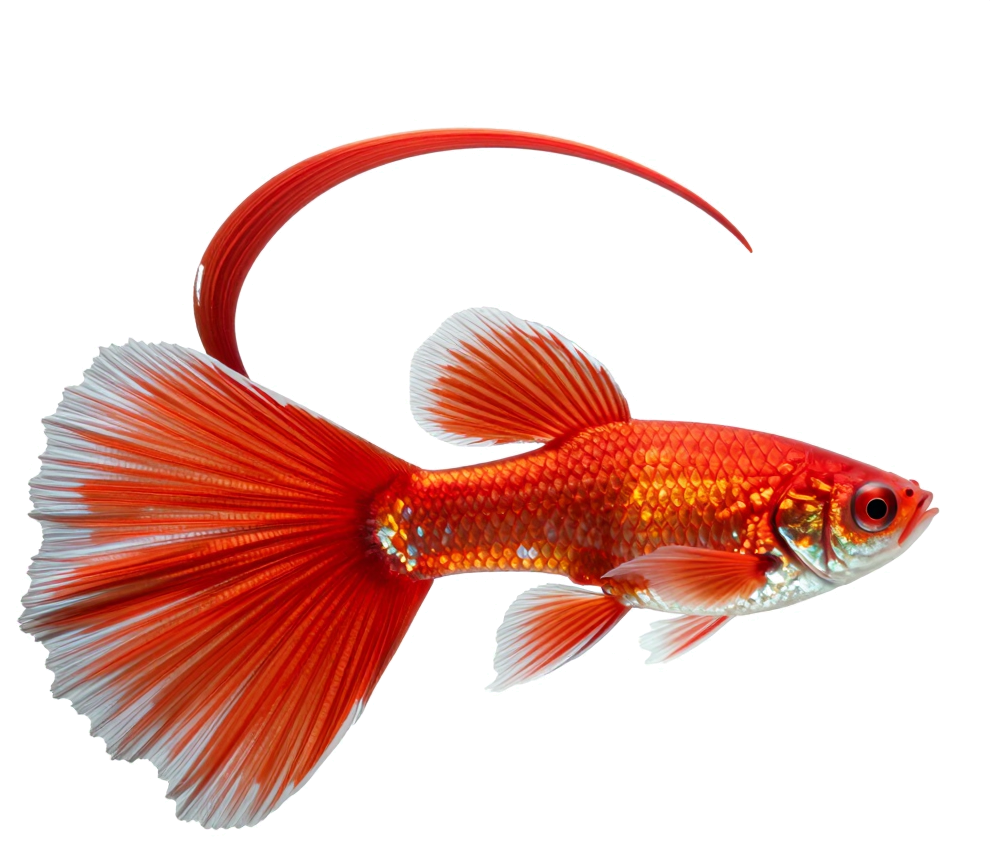
#> input picture assets/art/fish/fins/guppy-male-albino-red-bigc.png, 990 x 853 px, given in place of app-icon-bg.png, which was not available
$ python compose.py out.png
#> lines starting #> are read from the running program, lines starting #| are printed output that depends on the picture; after the words box and inside, x2 and y2 are one past the last pixel; in counts of white or black regions, pixels touching at a corner belong together; pictures that were not available may be replaced by others from this repository, and a replacement may not be noted
"""App 圖示：用共用資料夾的插畫素材組成 1024 圖示原稿。用法見 export.py。"""
import sys
from PIL import Image, ImageChops, ImageDraw, ImageEnhance, ImageFilter
A='/mnt/project-files/art/'
OUT=sys.argv[1]
N=1024

def scene(n=N):
    """背景：4090 第 20 批的滿版水中插畫（光束、水面、下方水草），中間提亮、四周壓暗，魚才跳出來。
    柔焦加重、下半部壓暗：48 px 以下光點和水草不再糊成雜訊（圖示評測 2026-10-20）。"""
#> called with n = 1024
    bg=Image.open(A+'ui/app-icon-bg.png').convert('RGBA').resize((n,n),Image.LANCZOS).filter(ImageFilter.GaussianBlur(n*0.008))
    low=Image.linear_gradient('L').resize((n,n)).point(lambda v:max(0,v-120)*1.4)
    bg=Image.composite(Image.new('RGBA',(n,n),(8,46,58,255)),bg,low.point(lambda v:min(150,int(v))))
    glow=Image.new('L',(n,n),0); ImageDraw.Draw(glow).ellipse((n*0.18,n*0.2,n*0.82,n*0.78),fill=120); glow=glow.filter(ImageFilter.GaussianBlur(n*0.08))
#> after `glow = Image.new('L', (n, n), 0)`: glow: PIL image 1024x1024 L; every value is 0
#> after `ImageDraw.Draw(glow).ellipse((n * 0.18, n * 0.2, n * 0.82, n * 0.78), `:
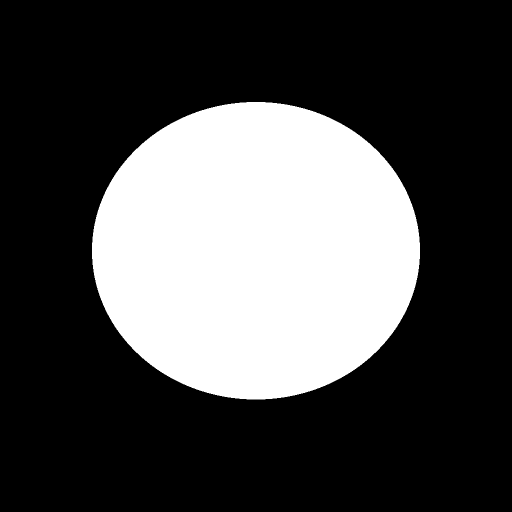
#> glow: PIL image 1024x1024 L (shown at 1/2 size); values 0 (black) and 120 (white), 29.2% white; 1 white region, box (x1, y1, x2, y2) and area: (184, 204, 840, 799) 306496
    bg=Image.composite(Image.new('RGBA',(n,n),(225,255,250,255)),bg,glow)
    vig=Image.new('L',(n,n),0); ImageDraw.Draw(vig).ellipse((-n*0.25,-n*0.25,n*1.25,n*1.25),fill=255); vig=vig.filter(ImageFilter.GaussianBlur(n*0.12))
#> after `ImageDraw.Draw(vig).ellipse((-n * 0.25, -n * 0.25, n * 1.25, n * 1.25)`: vig: PIL image 1024x1024 L; every value is 255
    return Image.composite(bg,Image.new('RGBA',(n,n),(6,40,56,255)),vig.point(lambda v:int(110+v*145/255)))

def fish(c, n, scale):
    """主角：白子全紅半月公魚（遊戲裡同一張圖），斜斜往右上游，縮成小圖示也最搶眼。
    放大到約佔圖示寬度 75%（圖示評測 2026-10-21：原本約 60%，在桌面上不夠搶眼）。"""
#> called with n = 1024, scale = 1
    w=n*0.84*scale
    src=Image.open(A+'fish/fins/guppy-male-albino-red-halfmoon.png').convert('RGBA')
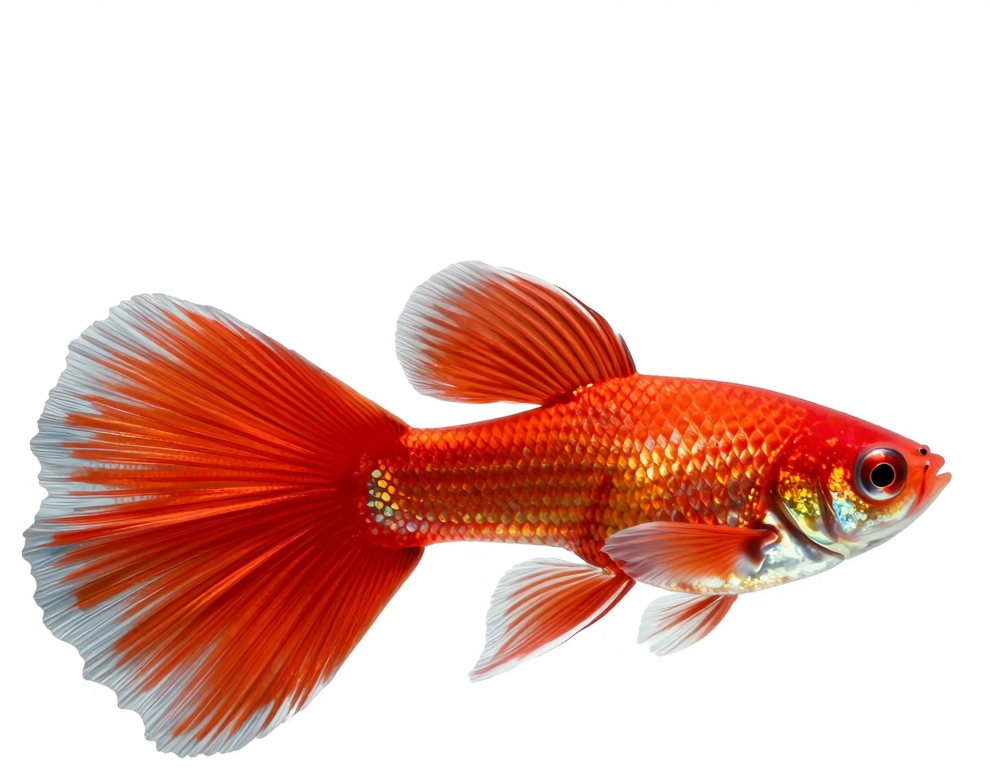
#> input picture assets/art/fish/fins/guppy-male-albino-red-halfmoon.png, 990 x 777 px, found by its file name
#> src is the input picture: PIL image 990x777 RGBA; mean R, G, B, A 158.5, 119.5, 86.4, 75.7
    src=src.crop(src.getchannel('A').point(lambda v:255 if v>20 else 0).getbbox())
#> src: PIL image 931x499 RGBA
    src=defringe(src)
    src=ImageEnhance.Color(src).enhance(1.15)
    src=rim_light(src)
    f=src.resize((int(w),int(src.height*w/src.width)),Image.LANCZOS).rotate(12,resample=Image.BICUBIC,expand=True)
    shadow=Image.new('RGBA',f.size,(0,20,30,0)); shadow.putalpha(f.getchannel('A').filter(ImageFilter.GaussianBlur(n*0.022)).point(lambda v:int(v*0.32)))
    x=int(n*0.5-f.width/2); y=int(n*0.48-f.height/2)
    # 影子貼近一點、淡一點：原本往下偏 2%，會從鰭尖半透明的地方透出一圈深色鋸齒（圖示評測 2026-10-20）
    c.alpha_composite(shadow,(x+int(n*0.004),y+int(n*0.01)))
    c.alpha_composite(f,(x,y))

def defringe(im):
    """去背留下的灰藍色鋸齒邊（圖示評測 2026-10-20）：鰭的最外圈有一條灰藍、半透明的帶子，放大到商店 512 px 圖很明顯。
    離邊緣約寬度 2.5% 內、不是紅色的像素，換成往內一點的紅色再淡一點，像透光的鰭尖；透明度收一像素、柔一點。"""
    import numpy as np
    a=im.getchannel('A')
    arr=np.asarray(im.convert('RGB'),dtype=np.float32)/255
    mx=arr.max(-1); mn=arr.min(-1); sat=(mx-mn)/np.maximum(mx,1e-3)
    red=((sat>0.55)&(np.asarray(a)>200)).astype(np.float32)
#> red: shape (499, 931) float32; values 0 (black) and 1 (white), 40.2% white; 35 white regions (29 under 20 px), largest, box (x1, y1, x2, y2) and area: (27, 17, 927, 480) 185622, (680, 336, 713, 370) 377, (656, 335, 699, 361) 312, (493, 314, 572, 348) 261, (509, 309, 571, 327) 152, (658, 323, 678, 332) 71
    k=max(10,im.width//120)
#> k = 10
    blur=lambda x:np.asarray(Image.fromarray((x*255).astype('uint8')).filter(ImageFilter.GaussianBlur(k)),dtype=np.float32)/255
    den=blur(red)
    spread=np.stack([blur(arr[...,i]*red) for i in range(3)],-1)/np.maximum(den[...,None],1e-3)
    inner=a.point(lambda v:255 if v>20 else 0)
#> inner: PIL image 931x499 L; 55.3% white; 23 black regions (16 under 20 px), largest, box (x1, y1, x2, y2) and area: (161, 220, 931, 499) 106121, (458, 0, 931, 214) 50625, (0, 0, 518, 292) 37817
    for _ in range(max(4,im.width//160)): inner=inner.filter(ImageFilter.MinFilter(5))
#> inner: PIL image 931x499 L; 45.9% white; 3 white regions (1 under 20 px), largest, box (x1, y1, x2, y2) and area: (14, 12, 909, 486) 213076, (763, 307, 775, 312) 29
    reddish=(arr[...,0]>arr[...,1]+0.12)&(arr[...,0]>arr[...,2]+0.12)
#> reddish: shape (499, 931) bool; 49.3% white; 2105 white regions (2038 under 20 px), largest, box (x1, y1, x2, y2) and area: (21, 9, 931, 484) 217229, (433, 437, 553, 478) 1001, (648, 420, 711, 459) 651
    band=(np.asarray(a)>0)&(np.asarray(inner)==0)&~reddish&(den>0.02)
#> band: shape (499, 931) bool; 1.7% white; 354 white regions (323 under 20 px), largest, box (x1, y1, x2, y2) and area: (718, 275, 826, 331) 1721, (140, 441, 275, 495) 1433, (139, 38, 241, 77) 801
    w=np.where(band,0.8,0.0)[...,None]
    tip=np.clip(spread*1.08+0.06,0,1)
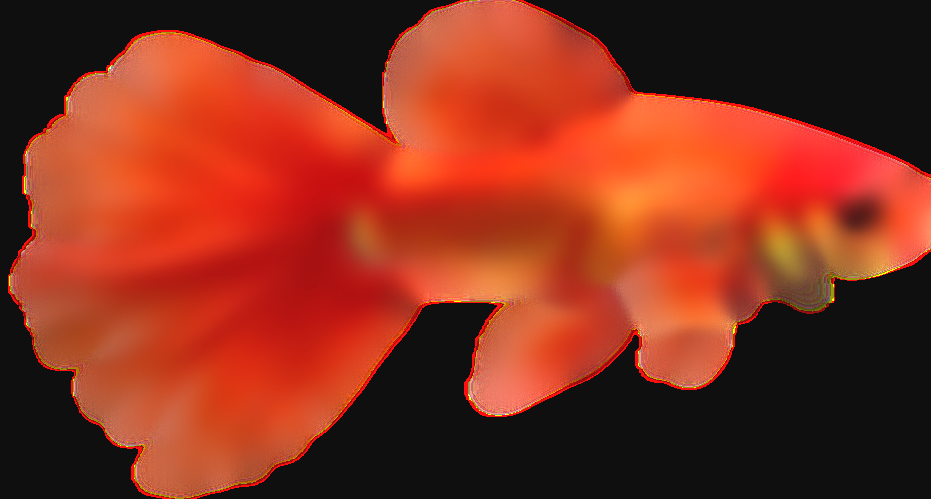
#> tip: shape (499, 931, 3) float32; mean R, G, B 0.525, 0.193, 0.118
    out=arr*(1-w)+tip*w
    al=np.asarray(a,dtype=np.float32)*np.where(band,0.85,1.0)
    # 去背時留下的那圈半透明深青色底（透明度 60～140、不是紅色）：直接拿掉
    al[(np.asarray(a)<170)&~reddish]=0
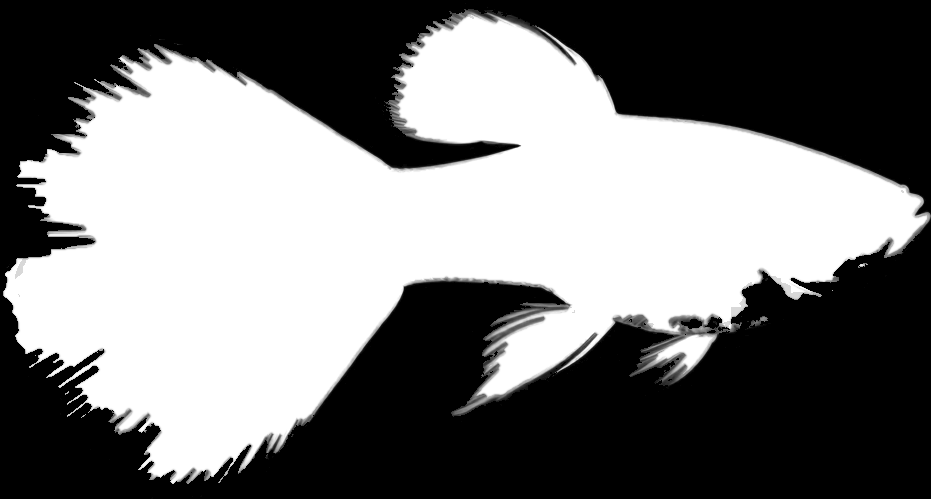
#> al: shape (499, 931) float64; min 0, max 255, mean 120.1
    res=Image.fromarray((np.clip(out,0,1)*255).astype('uint8'),'RGB').convert('RGBA')
    res.putalpha(Image.fromarray(al.astype('uint8')).filter(ImageFilter.MinFilter(3)).filter(ImageFilter.GaussianBlur(0.8)))
    return res

def rim_light(im):
    """從上面打下來的亮邊：魚背和背鰭的上緣加一道暖白高光，深色、淺色桌布上都更跳（圖示評測 2026-10-21）。"""
    a=im.getchannel('A')
    k=max(3,im.width//110)
#> k = 8
    shifted=Image.new('L',im.size,0); shifted.paste(a,(0,k))
#> after `shifted = Image.new('L', im.size, 0)`: shifted: PIL image 931x499 L; every value is 0
    edge=ImageChops.subtract(a,shifted).filter(ImageFilter.GaussianBlur(k*0.6))
    edge=ImageChops.multiply(edge,a).point(lambda v:int(min(255,v*1.6)*0.7))
    glow=Image.new('RGBA',im.size,(255,244,220,0)); glow.putalpha(edge)
    out=im.copy(); out.alpha_composite(glow)
#> after `out.alpha_composite(glow)`:
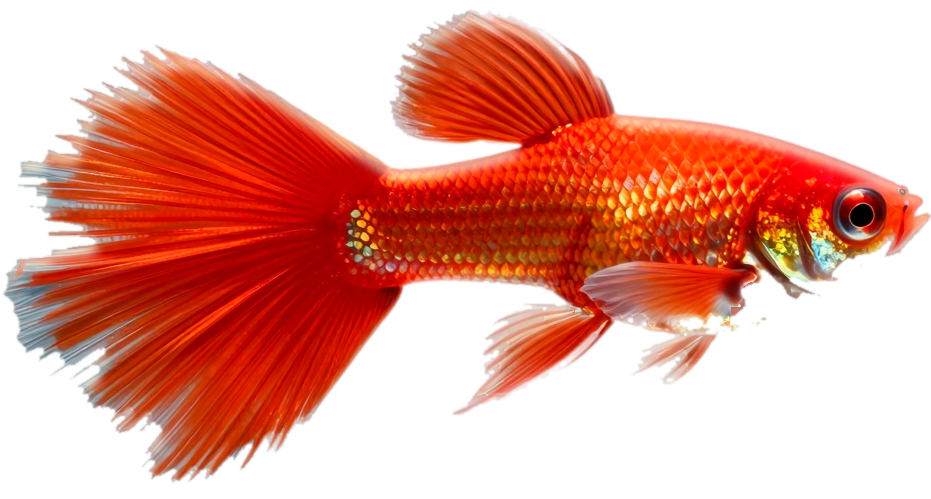
#> out: PIL image 931x499 RGBA; mean R, G, B, A 148.8, 79.7, 52.6, 116.8; transparent parts drawn white
    out.putalpha(a)
#> in fish, `shadow.putalpha(f.getchannel('A').filter(ImageFilter.GaussianBlur(n * `:
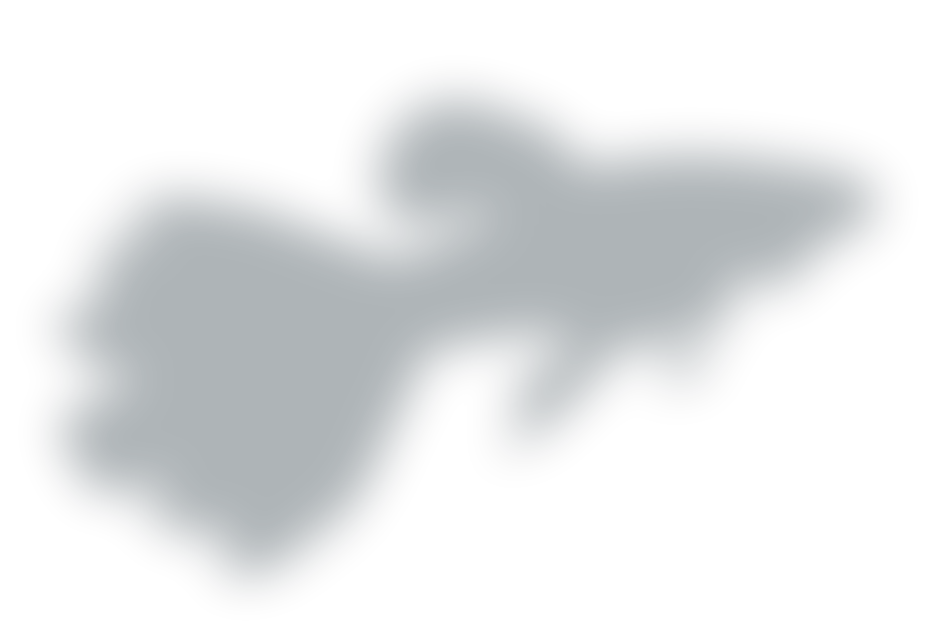
#> shadow: PIL image 938x631 RGBA; mean R, G, B, A 0, 20, 30, 24.6; transparent parts drawn white
#> in fish, `c.alpha_composite(f,(x,y))`:
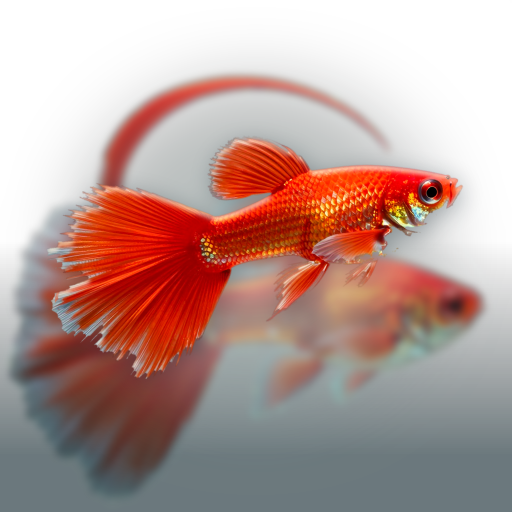
#> c: PIL image 1024x1024 RGBA (shown at 1/2 size); mean R, G, B, A 72.2, 44.2, 38.8, 133.9; transparent parts drawn white
    return out

def rounded_mask(n,rad):
    m=Image.new('L',(n*4,n*4),0); ImageDraw.Draw(m).rounded_rectangle((0,0,n*4-1,n*4-1),radius=rad*4,fill=255)
    return m.resize((n,n),Image.LANCZOS)

def gold_rim(c,n,rad,inset,width):
    S=4; rim=Image.new('RGBA',(n*S,n*S),(0,0,0,0)); d=ImageDraw.Draw(rim)
    i=inset*S
    d.rounded_rectangle((i,i,n*S-1-i,n*S-1-i),radius=(rad-inset)*S,outline=(120,80,20,255),width=int(width*S*1.5))
    d.rounded_rectangle((i+width*S*0.3,i+width*S*0.3,n*S-1-i-width*S*0.3,n*S-1-i-width*S*0.3),radius=(rad-inset)*S,outline=(236,196,104,255),width=int(width*S*0.8))
    d.rounded_rectangle((i+width*S*0.35,i+width*S*0.35,n*S-1-i-width*S*0.35,n*S-1-i-width*S*0.35),radius=(rad-inset)*S,outline=(255,238,170,255),width=int(width*S*0.25))
    rim=rim.resize((n,n),Image.LANCZOS)
    c.alpha_composite(rim)

# --- full icon (any): rounded square
c=scene(); fish(c,N,1.0)
# vignette top gloss
gloss=Image.new('L',(N,N),0); ImageDraw.Draw(gloss).ellipse((-0.3*N,-0.75*N,1.3*N,0.30*N),fill=40); gloss=gloss.filter(ImageFilter.GaussianBlur(N*0.03))
c=Image.composite(Image.new('RGBA',(N,N),(255,255,255,255)),c,gloss)
# 不再加金框：YenWel 嫌舊圖示醜，金框加白邊像遊戲裡的按鈕；改成乾淨的滿版圓角
full=c.copy(); rad=int(N*0.22)
m=rounded_mask(N,rad); out=Image.new('RGBA',(N,N),(0,0,0,0)); out.paste(full,(0,0),m)
out.save(OUT+'/icon-any-1024.png')
# --- square full-bleed (maskable / apple / android legacy source): scene with fish scaled into safe zone
sq=scene(); fish(sq,N,0.9)
sq=Image.composite(Image.new('RGBA',(N,N),(255,255,255,255)),sq,gloss)
sq.save(OUT+'/icon-square-1024.png')
# --- android adaptive layers (432 = 108dp*4): background scene, foreground fish only within 66dp safe zone
bgl=scene(); bgl.save(OUT+'/adaptive-bg-1024.png')
# 前景要整條在 Android 66dp 安全區內（半徑約 0.305）：魚放大後這裡縮回 0.71
fg=Image.new('RGBA',(N,N),(0,0,0,0)); fish(fg,N,0.71); fg.save(OUT+'/adaptive-fg-1024.png')
